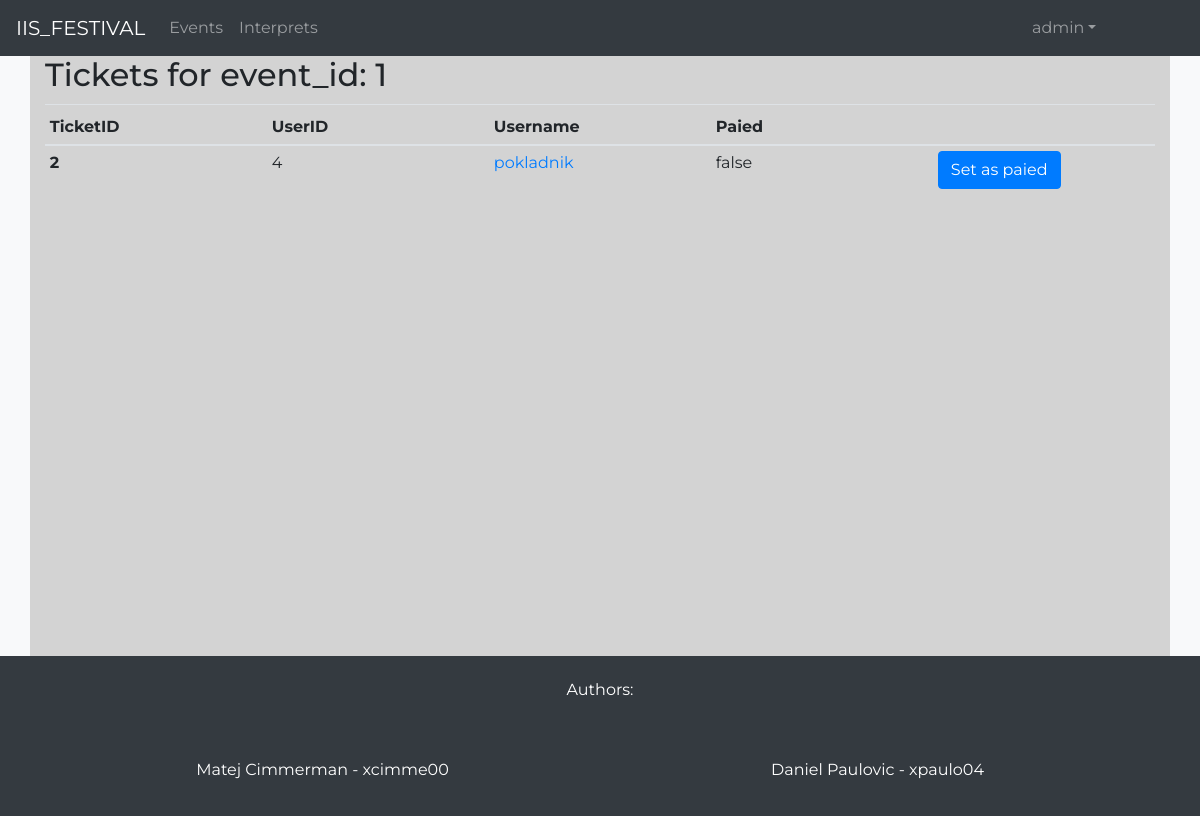
/cashier_panel.php?id=1 (signed in), run on the app's committed database.
### tables this page shows
CREATE TABLE EVENT_TICKETS(
    TicketID int PRIMARY KEY AUTO_INCREMENT NOT NULL,
    EventID int,
    Buyer int,
    Paied boolean,
    FOREIGN KEY (EventID) REFERENCES EVENTS(EventID),
    FOREIGN KEY (Buyer) REFERENCES USERS(UserID)
);

CREATE TABLE USERS (
    UserID int PRIMARY KEY AUTO_INCREMENT NOT NULL,
    Fullname varchar(128) NOT NULL,
    Username varchar(128) NOT NULL,
    Email varchar(128) NOT NULL,
    Password varchar(128) NOT NULL,
    Mobile varchar(128) NOT NULL,
    Address varchar(128) NOT NULL,
    is_admin boolean NOT NULL,
    is_banned boolean NOT NULL
);

### src/php/includes/general_functions.include.php (called while the page is built, shortened)
<?php
function user_exists_byid($conn, $id)
{
    $sql = "SELECT * FROM USERS WHERE UserID = ?;";
    $stmt = mysqli_stmt_init($conn);
    if(!mysqli_stmt_prepare($stmt, $sql))
    {
        header("location: ../../event.php?error=stmt_failed");
        exit();
    }
    mysqli_stmt_bind_param($stmt, "i", $id);
    mysqli_stmt_execute($stmt);
    $result_date = mysqli_stmt_get_result($stmt);
    if($row = mysqli_fetch_assoc($result_date))
    {
        return $row;
    }
    else
    {
        $result = false;
        return $result;
    }
}
function is_cashier($conn, $eventid, $userid)
{
    $query = "SELECT * FROM EVENT_CASHIERS WHERE EventID = $eventid AND UserID = $userid;";
    $result = mysqli_query($conn, $query);
    $data = array();
    if(count($data) == 0)
    {
        return false;
    }
    else
    {
        return true;
    }
}
function is_owner($conn, $eventid, $userid)
{
    $query = "SELECT * FROM EVENTS WHERE EventID = $eventid AND UserID = $userid;";
    $result = mysqli_query($conn, $query);
    $data = array();
    while($row = mysqli_fetch_assoc($result))
    {
        $data[] = $row;
    }
    if(count($data) == 0)
    {
        return false;
    }
    else
    {
        return true;
    }
}
function get_tickets_byeid($conn, $event_id)
{
    $query = "SELECT * FROM EVENT_TICKETS WHERE EventID = $event_id;";
    $result = mysqli_query($conn, $query);
    $data = array();
    while($row = mysqli_fetch_assoc($result))
    {
        $data[] = $row;
    }
    return $data;
}

### src/cashier_panel.php (the view)
<?php
    include_once 'header.php';
?>
    <div class="container fullscreen-container wider-container">
        <?php
            if(isset($_SESSION["UserID"]))
            {
                require_once 'php/includes/database_handler.include.php';
                require_once 'php/includes/general_functions.include.php';
                if(!isset($_GET["id"]))
                {
                    if(count($all_events = events_bycashierid($conn, $_SESSION["UserID"])) > 0)
                    {
                        echo "
                        <table class=\"table table-sm\">
                            <thead>
                                <tr>
                                    <th scope=\"col\">EventID</th>
                                    <th scope=\"col\">EventName</th>
                                    <th scope=\"col\">Unsolved Reservations</th>
                                    <th scope=\"col\"></th>
                                </tr>
                            </thead>
                            <tbody>
                        ";
                        foreach($all_events as $eventtmp):
                            $event = event_exists_byid($conn, $eventtmp["EventID"]);
                            $id = $event["EventID"];
                            $eventname = $event["Name"];
                            $reservations = $event["Reserved"];
                            echo "
                                <tr>
                                    <th scope=\"row\">$id</th>
                                    <td>$eventname</td>
                                    <td>$reservations</td>
                                    <td> <a href=\"cashier_panel.php?id=$id\">Cashier menu</a></td>
                                </tr>
                            ";
                        endforeach;
                        echo "
                            </tbody>
                        </table>
                        ";
                    }
                    else
                    {
                        echo "<p>You are not cashier for any events.</p>";
                    }
                }
                else
                {
                    if(is_cashier($conn, $_GET["id"], $_SESSION["UserID"]) || is_owner($conn, $_GET["id"], $_SESSION["UserID"]))
                    {
                        if(count($all_tickets = get_tickets_byeid($conn, $_GET["id"])) > 0)
                        {
                            echo "
                            <h2>Tickets for event_id:  ". $_GET["id"]."</h2>
                            <table class=\"table table-sm\">
                                <thead>
                                    <tr>
                                        <th scope=\"col\">TicketID</th>
                                        <th scope=\"col\">UserID</th>
                                        <th scope=\"col\">Username</th>
                                        <th scope=\"col\">Paied</th>
                                        <th scope=\"col\"></th>
                                    </tr>
                                </thead>
                                <tbody>
                            ";
                            foreach($all_tickets as $ticket):
                                $id = $ticket["TicketID"];
                                $eventid = $ticket["EventID"];
                                $userid = $ticket["Buyer"];
                                $paied = $ticket["Paied"];;
                                $user = user_exists_byid($conn, $userid);
                                $username = $user["Username"];
                                if($paied)
                                {
                                    $paied_info = "true";
                                }
                                else
                                {
                                    $paied_info = "false";
                                }
                                echo "
                                    <tr>
                                        <th scope=\"row\">$id</th>
                                        <td>$userid</td>
                                        <td> <a href=\"profile.php?user=$username\">$username</a></td>
                                        <td>$paied_info</td>";
                                    if(!$paied)
                                        echo"
                                        <td>
                                        <form class=\"register-form\" action=\"php/includes/make_ticket_paied.include.php\" method=\"post\">
                                            <input type=\"hidden\" id=\"ticket_id\" name=\"ticket_id\" value=\"$id\">
                                            <input type=\"hidden\" id=\"eventid\" name=\"eventid\" value=\"$eventid\">
                                            <button type=\"submit\" name=\"submit\" class=\"btn btn-primary\">Set as paied</button>
                                        </form>
                                        </td>";
                            echo    "
                                    </tr>
                                ";
                            endforeach;
                            echo "
                                </tbody>
                            </table>
                            ";
                        }
                        else
                        {
                            echo "<p>No tickets were reserved/bought so far.</p>";
                        }
                    }
                    else
                    {
                        echo "<p>Access restricted!</p>";
                    }
                }
            }
            else
            {
                header("location: login.php");
                exit();
            }
        ?>
    </div>
<?php
    include_once 'footer.php';
?>

### src/css/main.css (style rules this page uses)
body { font-family: 'Montserrat',sans-serif; min-height: 100%; }
.fullscreen-container { min-height: 75vh; background-color: lightgray; }
.wider-container { min-width: 80%; }
table { border-collapse: collapse; width: 100%; margin: 10px 0 0 0; table-layout: fixed; }
table td, table th { height: 40px; max-width: 0; overflow: hidden; text-overflow: ellipsis; white-space: nowrap; text-align: left; padding: 10px; }

### data on the page
event_tickets: Buyer "4", Buyer.Username "pokladnik", Paied "false"

### other printed values
$_SESSION["Username"] "admin"
$_GET["id"] "1"
